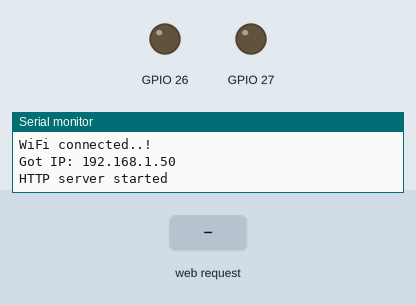
The sketch below on a simulated ESP32. Parts: output pins drawn as LEDs (lit = HIGH), the last lines printed to the serial monitor. Inputs (shaded band) come from the test bench. WiFi joins after 1.5 s; servers stay silent unless stated.

Above: at 3.3 s.
3.4 s: HTTP request GET /main_light/on received
At 3.7 s:
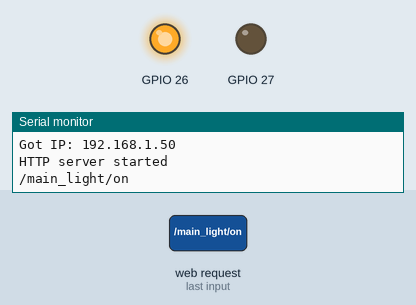
4.9 s: HTTP request GET /night_light/on received
At 6.1 s:
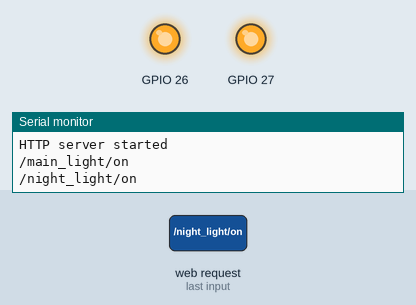
6.4 s: HTTP request GET /main_light/off received
At 7.3 s:
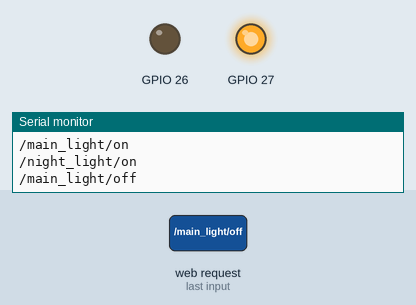
Timing chart, 0 to 9.4 s (numbered marks = the images above; inputs shaded):
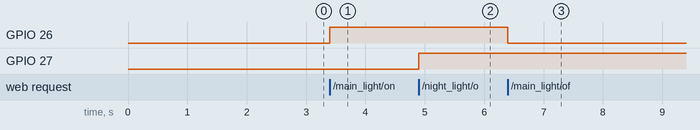

Measured:
- after the input at 3.4 s, GPIO 26: LOW → HIGH at once
- after the input at 4.9 s, GPIO 27: LOW → HIGH at once
- after the input at 6.4 s, GPIO 26: HIGH → LOW at once

The sketch:

sketch_nov3b.ino
```cpp
#include <Arduino.h>
#include <WiFi.h>
#include <WebServer.h>

#include "DHT.h"

#define DHTPIN 4

#define DHTTYPE DHT11   // DHT 11

/*Put your SSID & Password*/
const char *ssid = "Galaxy";           // Enter SSID here
const char *password = "kvakvakva"; // Enter Password here

WebServer server(80);
DHT dht(DHTPIN, DHTTYPE);

void handle_OnConnect()
{
  Serial.println("/");
  server.send(200, "text/plain", "Connected");
}

void handleMainLightOn()
{
  Serial.println("/main_light/on");
  server.send(200, "text/plain", "On");
  digitalWrite(26, HIGH);
}

void handleMainLightOff()
{
  Serial.println("/main_light/off");
  server.send(200, "text/plain", "Off");
  digitalWrite(26, LOW);
}

void handleNightLightOn()
{
  Serial.println("/night_light/on");
  server.send(200, "text/plain", "On");
  digitalWrite(27, HIGH);
}

void handleNightLightOff()
{
  Serial.println("/night_light/off");
  server.send(200, "text/plain", "Off");
  digitalWrite(27, LOW);
}

void handleDHT()
{
  // Reading temperature or humidity takes about 250 milliseconds!
  // Sensor readings may also be up to 2 seconds 'old' (its a very slow sensor)
  float h = dht.readHumidity();
  // Read temperature as Celsius (the default)
  float t = dht.readTemperature();
  String humidity = String(h);
  String temperature = String(t);
  String dataString = String(temperature + "-" +humidity);
  // Serial.println(h);
  // Serial.println(t);
  Serial.println(dataString);
  server.send(200, "text/plain", dataString);
}

void handle_NotFound()
{
  server.send(404, "text/plain", "Resource Path Does Not Exist");
}


void setup()
{
  Serial.begin(115200);
  dht.begin();

  delay(100);

  pinMode(26, OUTPUT);
  pinMode(27, OUTPUT);
  Serial.println("Connecting to ");
  Serial.println(ssid);

  // connect to your local wi-fi network
  WiFi.begin(ssid, password);

  // check wi-fi is connected to wi-fi network
  while (WiFi.status() != WL_CONNECTED)
  {
    delay(1000);
    Serial.print(".");
  }
  Serial.println("");
  Serial.println("WiFi connected..!");
  Serial.print("Got IP: ");
  Serial.println(WiFi.localIP());

  server.on("/", handle_OnConnect);
  server.on("/main_light/on", handleMainLightOn);
  server.on("/main_light/off", handleMainLightOff);
  server.on("/night_light/on", handleNightLightOn);
  server.on("/night_light/off", handleNightLightOff);
  server.on("/get_dht", handleDHT);
  server.onNotFound(handle_NotFound);

  server.enableCORS();
  server.begin();
  Serial.println("HTTP server started");
}

void loop()
{
  server.handleClient();

}
```
